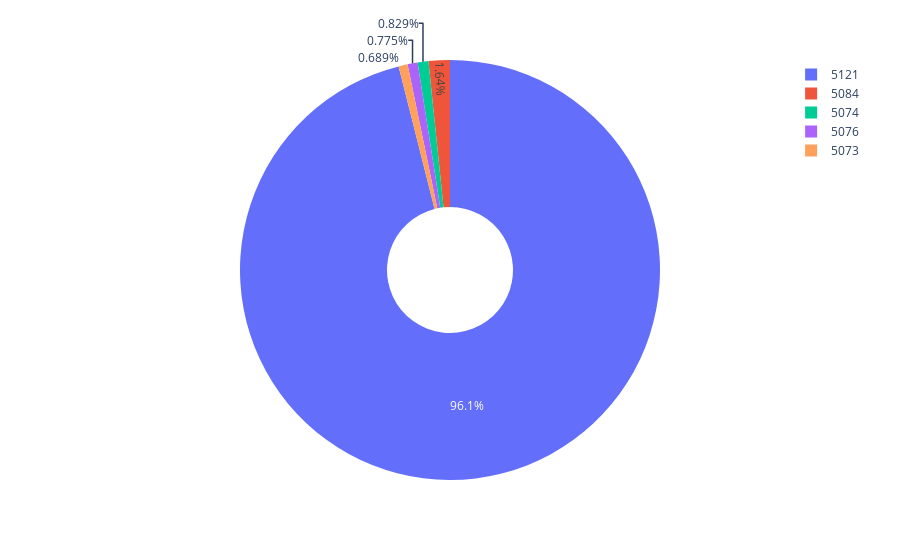

Write notebook code for a chart like this one.
### Markdown cell above
**Kindly note the chart is interactive, and you can download png file of the chart to embed in a report**

### Code cell
#Draw plotly
fig =px.pie(top_5_highest_region, values='total_arrears', names='l3_entity_id',hole=.3)
fig.show()

### Figure 1 — Plotly figure (JSON) as saved in the notebook; plotly's stock layout.template omitted (floating-point values rounded to 4 significant figures)
{"data": [{"domain": {"x": [0, 1], "y": [0, 1]}, "hole": 0.3, "hovertemplate": "l3_entity_id=%{label}<br>total_arrears=%{value}<extra></extra>", "labels": [5121, 5084, 5074, 5076, 5073], "legendgroup": "", "name": "", "showlegend": true, "type": "pie", "values": [1774000.0, 30260.0, 15310.0, 14320.0, 12730.0]}], "layout": {"legend": {"tracegroupgap": 0}, "margin": {"t": 60}}}
